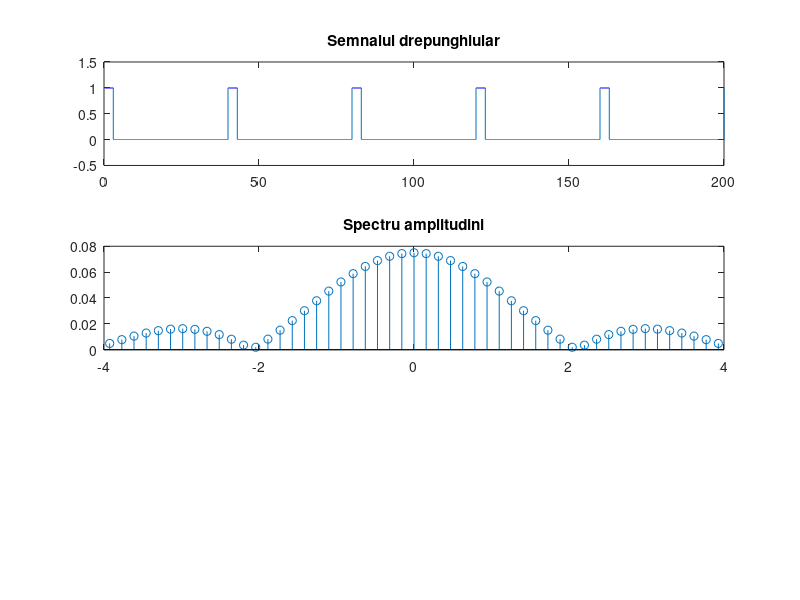

This chart was generated by the following MATLAB code: (Note: this script raises an error after producing the figure.)
N = 50;
n = N/2; 
P=40;
omega0=2*pi/P;
D=3;
duty=(D/P)*100;
t=0:0.002:200; %pas de 2ms, 5 perioade
x = zeros(1,51);
s =(square(omega0*t,duty)+abs(1*square(omega0*t,duty)))/2; % semnalul dreptunghiular
for k=-n:n
 x(k+n+1) = 1/P * integral(@(t)((1*square(omega0*t,duty)+abs(1*square(omega0*t,duty)))/2.*exp(-j*k*omega0*t)),0,P);
end
figure(1);
subplot(3,1,1);
plot(t,s)
axis ([0 200 -0.5 1.5])
title('Semnalul drepunghiular'); 
subplot(3,1,2);
stem((-n:n)*omega0,abs(x))
title('Spectru amplitudini'); 
semnalreconstruit=0; 
for k=-n:n
    semnalreconstruit=semnalreconstruit+x(k+n+1)*exp(1j*k*w0*t);
end
subplot(3,1,3)
hold on 
plot(t,s)
axis ([0 200 -0.5 1.5])
title('Semnalul reconstruit');
plot(t,real(semnalreconstruit),'--r')
plot(t,imag(semnalreconstruit),'--r')
hold off